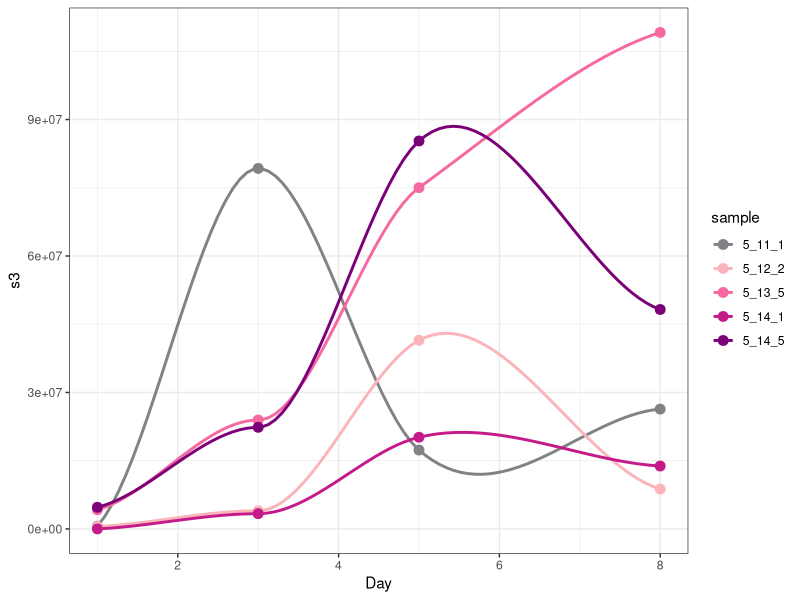

Write R code to recreate this figure.
library(ggplot2)
library(readxl)
library(dplyr)

setwd("/Users/katherinekokkinias/Desktop/Research/Microbiome/Salmonella/Figures/SalmonellaPaper/R_code_Salmonellapaper/github/Figure2/")
#figure 2B
#S3 expression lineplot
data = read_excel("Figure2_data.xlsx",sheet="s3")

HFD = data %>%
  filter(treatment=="HFD")
HFD_sal = HFD %>% 
  filter(day> 0)

#S3 lineplot 
ggplot(HFD_sal, aes(x = day, y = s3, colour = sample)) + 
  geom_smooth(se=FALSE,span = 0.9) + geom_point(size=3) + theme_bw() + scale_x_continuous("Day") +
  scale_color_manual(values=c('#808285','#fbb4b9',"#f768a1","#c51b8a","#7a0177"))
